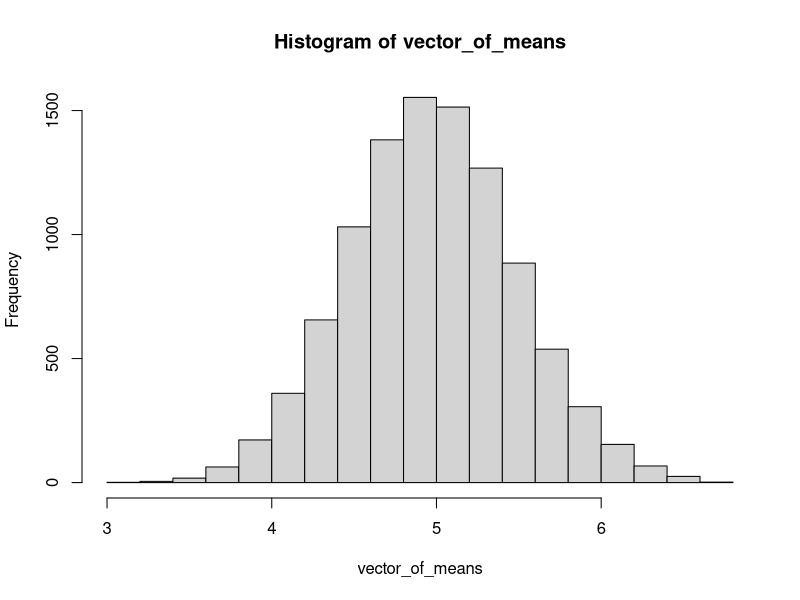

Generate this figure with R:
### Is a p-value a conditional probability? Yes, it is.

set.seed(1)

sample_1 <- rpois(20, lambda=5) ### sample 20 obs from a distribution with a population mean of 5

mean(sample_1) ## 5.55 is my sample mean

### can I reject the null that lambda = 5 because my sample mean is "very big"?
### given the null hyptothesis is true, what's the probability of sampling a mean 5.55 or higher?
### via simulation, we can repeatedly sample 20 obs from the population (assuming the null is true)

vector_of_means <- sapply(1:10000, function(x){
  set.seed(x)
  
  sample_x <- rpois(20, lambda=5) ## assume null is true
  
  return(mean(sample_x))
  
}

  )

### although the population distribution is non-normal
### the sampling distribtuion of the mean is normal
### via Central Limit Theorem (CLT)

hist(vector_of_means)

### Given the null is true, what's the probability that a sample mean is >= 5.55?

sum(vector_of_means >= 5.55) / length(vector_of_means) ## 0.1482, this is a frequentist probability

### Conclusion, I cannot reject the null hypothesis (with 90% confidence) that the population parameter is equal to 5.

### Alternatively, rather than a simulation, you could run a one-sided t-test

t.test(sample_1, alternative = "greater", mu=5) ## p-value = 0.1497

### Wow, t.test and simulation gave the almost the same p-values. Not an accident.

